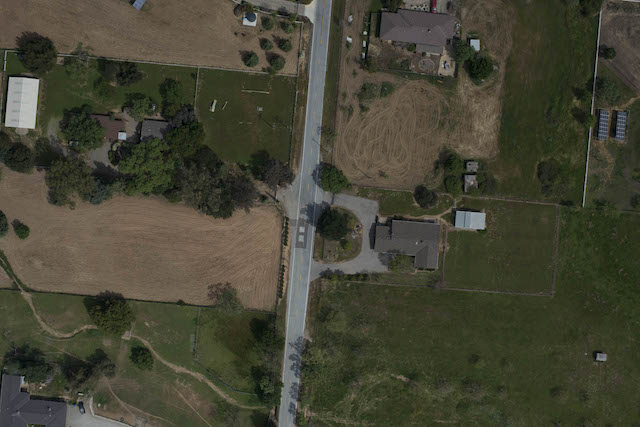
#> input picture 1.jpg, 640 x 427 px
$ jupyter execute tupianpingjie.ipynb
#> lines starting #> are read from the running program, lines starting #| are printed output that depends on the picture
[cell 1]
import sys
import cv2
import numpy as np

[cell 2]
img1 = cv2.imread("./1.jpg")
#> img1 is the input picture: shape (427, 640, 3); mean B, G, R 52.8, 68.6, 69.3
img2 = cv2.imread("./2.jpg")
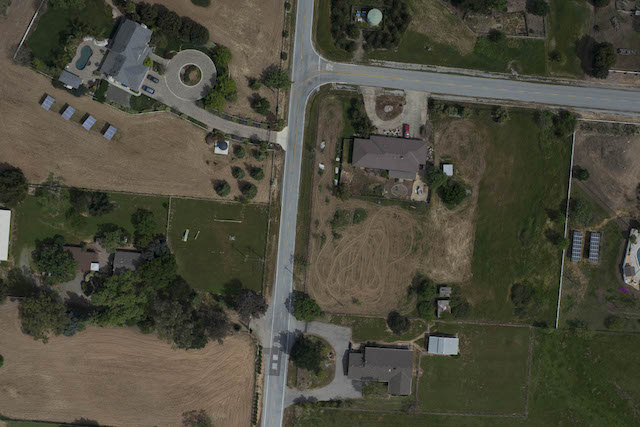
#> input picture 2.jpg, 640 x 427 px
#> img2 is the input picture: shape (427, 640, 3); mean B, G, R 60.5, 74.3, 75.9

[cell 3]
cv2.imshow('image1',img1)
cv2.imshow('image2',img2)

[cell 4]
cv2.destroyAllWindows()

[cell 5]
img1.shape
#> Out = (427, 640, 3)

[cell 6]
print(img1.shape[:2])
#| (427, 640)
print(img2.shape[:2])
#| (427, 640)

### get_stitched_image

[cell 7]
w1,h1 = img1.shape[:2]
#> w1 = 427; h1 = 640
w2,h2 = img2.shape[:2]
#> w2 = 427; h2 = 640

[cell 8]
np.float32([ [0,0], [0,w1], [h1, w1], [h1,0] ])
#> Out = [[0, 0], [0, 427], [640, 427], [640, 0]]

[cell 9]
img1_dims = np.float32([ [0,0], [0,w1], [h1, w1], [h1,0] ]).reshape(-1,1,2)
img2_dims_temp = np.float32([ [0,0], [0,w2], [h2, w2], [h2,0] ]).reshape(-1,1,2)

print(img1_dims)
#| [[[  0.   0.]]
#|  [[  0. 427.]]
#|  [[640. 427.]]
#|  [[640.   0.]]]
print(img2_dims_temp)
#| [[[  0.   0.]]
#|  [[  0. 427.]]
#|  [[640. 427.]]
#|  [[640.   0.]]]

### equalize_histogram_color

[cell 10]
img_yuv_1 = cv2.cvtColor(img1, cv2.COLOR_BGR2YUV)
#> img_yuv_1: shape (427, 640, 3); mean of channels 0, 1, 2 67, 121.1, 130
print(img_yuv_1)
#> (printed output is left out)
print("----")
img_yuv_1[:,:,0] = cv2.equalizeHist(img_yuv_1[:,:,0])
#> img_yuv_1: shape (427, 640, 3); mean of channels 0, 1, 2 129.3, 121.1, 130
print(img_yuv_1)
#> (printed output is left out)
print("----")
img1 = cv2.cvtColor(img_yuv_1, cv2.COLOR_YUV2BGR)
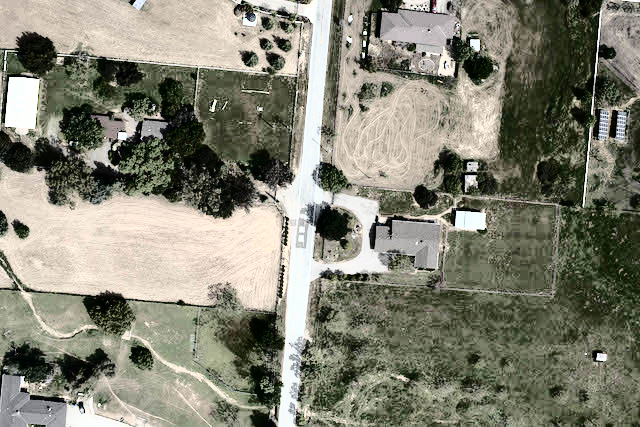
#> img1: shape (427, 640, 3); mean B, G, R 115.6, 130.9, 131.5
print("----")
print(img1)
#> (printed output is left out)

[cell 11]
img_yuv_2 = cv2.cvtColor(img2, cv2.COLOR_BGR2YUV)
#> img_yuv_2: shape (427, 640, 3); mean of channels 0, 1, 2 73.2, 121.9, 130.4
print(img_yuv_2)
#> (printed output is left out)
print("----")
img_yuv_2[:,:,0] = cv2.equalizeHist(img_yuv_2[:,:,0])
#> img_yuv_2: shape (427, 640, 3); mean of channels 0, 1, 2 128.9, 121.9, 130.4
print(img_yuv_2)
#> (printed output is left out)
print("----")
img2 = cv2.cvtColor(img_yuv_2, cv2.COLOR_YUV2BGR)
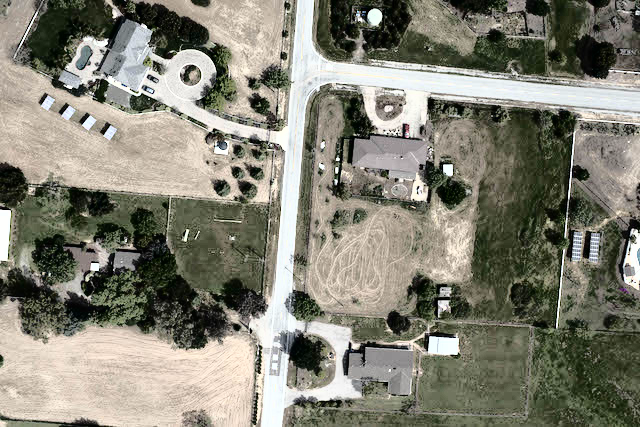
#> img2: shape (427, 640, 3); mean B, G, R 116.6, 130, 131.5
print("----")
print(img2)
#> (printed output is left out)

[cell 12]
cv2.imshow('image1',img1)
cv2.imshow('image2',img2)
#cv2.waitKey()
cv2.destroyAllWindows()

[cell 13]
print(img1.shape[:2])
#| (427, 640)
print(img2.shape[:2])
#| (427, 640)

[cell 14]
img1_dims = np.float32([ [0,0], [0,w1], [h1, w1], [h1,0] ]).reshape(-1,1,2)
img2_dims_temp = np.float32([ [0,0], [0,w2], [h2, w2], [h2,0] ]).reshape(-1,1,2)

print(img1_dims)
#| [[[  0.   0.]]
#|  [[  0. 427.]]
#|  [[640. 427.]]
#|  [[640.   0.]]]
print(img2_dims_temp)
#| [[[  0.   0.]]
#|  [[  0. 427.]]
#|  [[640. 427.]]
#|  [[640.   0.]]]

### get_sift_homography

[cell 15]
# Initialize SIFT
sift = cv2.xfeatures2d.SIFT_create()

# Extract keypoints and descriptors
kp1 = sift.detect(img1,None)
#> kp1 = 3476 keypoints; strongest (x, y, size): (365, 33, 2.5), (363, 54, 2.2), (364, 45, 2.1), (81, 405, 3.9)
kp2 = sift.detect(img2, None)
#> kp2 = 3058 keypoints; strongest (x, y, size): (338, 159, 2.5), (375, 17, 10.1), (336, 181, 2.4), (337, 171, 2.2)

print(kp1)
#> (printed output is left out)
print("----")
print(kp2)
print("----")

##### Tips

出现：module 'cv2.cv2' has no attribute 'SIFT'

解决方案:https://blog.csdn.net/u013837209/article/details/77411564
https://stackoverflow.com/questions/52305578/sift-cv2-xfeatures2d-sift-create-not-working-even-though-have-contrib-instal

[cell 16]
k1, d1 = sift.detectAndCompute(img1, None)
#> k1 has the same summary as kp1
k2, d2 = sift.detectAndCompute(img2, None)
#> k2 has the same summary as kp2

[cell 17]
new_img1 = cv2.imread("./1.jpg")
print(d1)
print("----")
print(d2)
print("----")
print(type(d1[0]), type(d1[1]))
print(d1[0],d1[1])
print(d1[1].shape)
#在灰度图中画出这些点
img1_gray= cv2.cvtColor(new_img1,cv2.COLOR_BGR2GRAY)
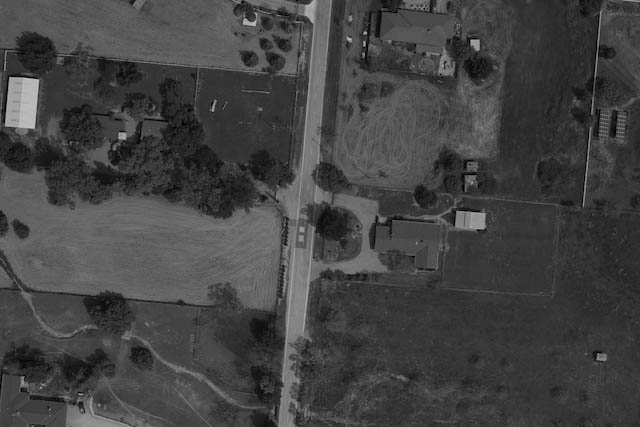
#> img1_gray: shape (427, 640); min 0, max 196, mean 67
img_kp1=cv2.drawKeypoints(img1_gray,kp1,new_img1)
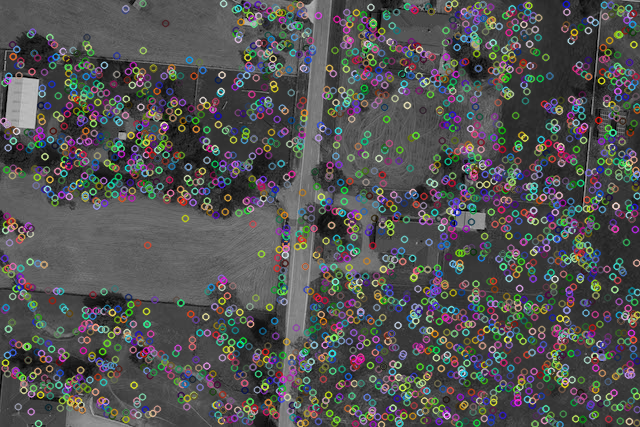
#> img_kp1: shape (427, 640, 3); mean B, G, R 82, 82.2, 82.1
from matplotlib import pyplot as plt
plt.imshow(img_kp1)
plt.show()
cv2.imwrite('sift_keypoints.jpg',img_kp1)
#> Out = True

[cell 18]
# Bruteforce matcher on the descriptors
bf = cv2.BFMatcher()
matches = bf.knnMatch(d1,d2, k=2)
#> matches = 3476 matches
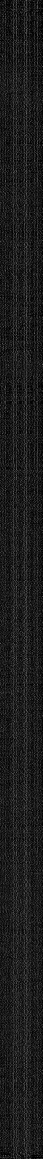
#> d1: shape (3476, 128) float32 (shown at 1/3 size); min 0, max 205, mean 28.1

[cell 19]
matches
#> Out = 3476 matches

[cell 20]
# Make sure that the matches are good
verify_ratio = 0.8 # Source: stackoverflow
verified_matches = []
for m1,m2 in matches:
# Add to array only if it's a good match
    if m1.distance < 0.8 * m2.distance:
        verified_matches.append(m1)
#> after the loop, verified_matches = 610 matches

[cell 21]
print(verified_matches)

[cell 22]
# Mimnum number of matches
min_matches = 8
if len(verified_matches) > min_matches:
# Array to store matching points
    img1_pts = []
    img2_pts = []
    # Add matching points to array
    for match in verified_matches:
        img1_pts.append(k1[match.queryIdx].pt)
        img2_pts.append(k2[match.trainIdx].pt)
#> after the loop, img1_pts = 610 pairs, first value 6.07 to 636.5, second value 6.16 to 391.5; img2_pts = 610 pairs, first value 10.67 to 618.8, second value 5.43 to 422.4
    img1_pts = np.float32(img1_pts).reshape(-1,1,2)
#> img1_pts = 610 rows, first 8: [6.07, 224.1], [21.23, 236.6], [30.58, 227.9], [37.39, 263.1], [38.1, 143.8], [40.58, 105], [41.68, 121], [43.63, 264.2]
    img2_pts = np.float32(img2_pts).reshape(-1,1,2)
#> img2_pts = 610 rows, first 8: [108.5, 5.43], [44.17, 342.4], [268.4, 309.9], [12.13, 391.8], [10.67, 274.5], [12.42, 235.8], [13.99, 250.3], [18.19, 392.4]
    print(img1_pts)
    print("-----")
    print(img2_pts)

[cell 23]
print(img1_pts.shape)
print(img2_pts.shape)

[cell 24]
# Compute homography matrix
M, mask = cv2.findHomography(img1_pts, img2_pts, cv2.RANSAC, 5.0)
#> M = [[1.01, 0.0153, -30.41], [-0.0203, 1.01, 133.6], [4.15e-06, 3.12e-05, 1]]; mask = 610 values, max 1 at index 3, min 0 at index 0, mean 0.944

[cell 25]
print(M)

[cell 26]
print(M.shape)

#### homography matrix
https://blog.csdn.net/heyijia0327/article/details/53782094

https://www.douban.com/note/605819823/

最简单的homography（单应矩阵  ），可以将二维射影空间  中的一个点  变换到  中的另一个点  。根据射影空间的性质，必然存在一个  的矩阵，使得  。回顾齐次坐标系的定义，放缩一个点的坐标依然得到这个点本身，所以有  。换句话说，在不加任何限制的情况下，仅仅考虑二维射影空间中的变换，一个单应矩阵  可由9个参数确定，扣去scale的一个，自由度为8。这个部分很好理解。

作者：语冰
链接：https://www.zhihu.com/question/270431743/answer/401695352
来源：知乎

单应矩阵是pose和平面参数的矩阵

https://www.cnblogs.com/youzx/p/6385513.html

### get_stitched_image  2

[cell 27]
# Get relative perspective of second image
img2_dims = cv2.perspectiveTransform(img2_dims_temp, M)
#> img2_dims = [[-30.41, 133.6], [-23.58, 559.3], [612.1, 545.1], [613.8, 120.3]]

[cell 28]
print(img1_dims)
print(img2_dims)

[cell 29]
# Resulting dimensions
result_dims = np.concatenate( (img1_dims, img2_dims), axis = 0)
#> result_dims = [[0, 0], [0, 427], [640, 427], [640, 0], [-30.41, 133.6], [-23.58, 559.3], [612.1, 545.1], [613.8, 120.3]]
print(result_dims)

[cell 30]
print(result_dims.shape)

[cell 31]
# Getting images together
# Calculate dimensions of match points
[x_min, y_min] = np.int32(result_dims.min(axis=0).ravel() - 0.5)
#> x_min = -30; y_min = 0
[x_max, y_max] = np.int32(result_dims.max(axis=0).ravel() + 0.5)
#> x_max = 640; y_max = 559

[cell 32]
print([x_min, y_min])
print([x_max, y_max])

[cell 33]
# Create output array after affine transformation
transform_dist = [-x_min,-y_min]
#> transform_dist = [30, 0]
transform_array = np.array([[1, 0, transform_dist[0]],
                            [0, 1, transform_dist[1]],
                            [0,0,1]])
#> transform_array = [[1, 0, 30], [0, 1, 0], [0, 0, 1]]

[cell 34]
# Warp images to get the resulting image
result_img = cv2.warpPerspective(img2, transform_array.dot(M),
                                (x_max-x_min, y_max-y_min))
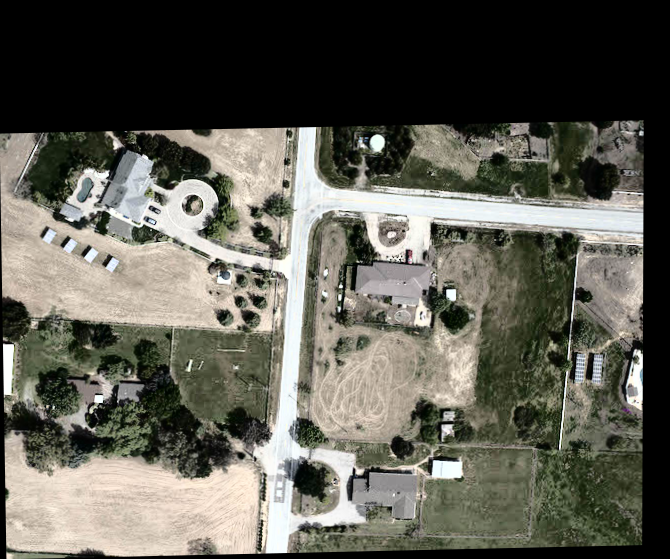
#> result_img: shape (559, 670, 3); mean B, G, R 84.8, 94.4, 95.6
result_img[transform_dist[1]:w1+transform_dist[1],
            transform_dist[0]:h1+transform_dist[0]] = img1
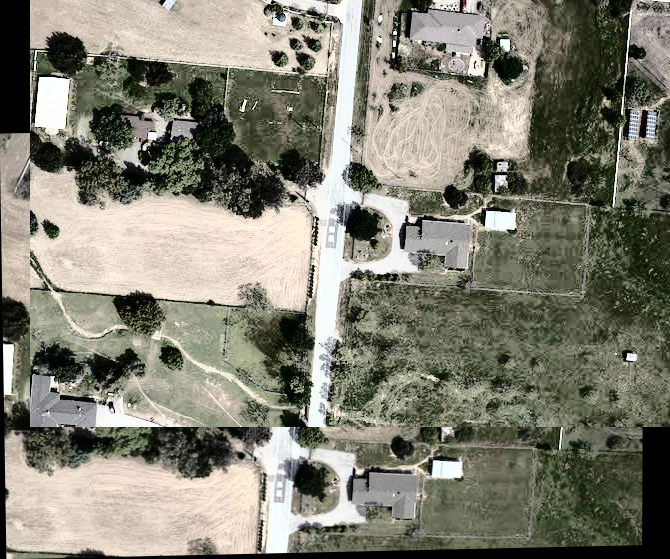
#> result_img: shape (559, 670, 3); mean B, G, R 113.1, 127.8, 128.9
